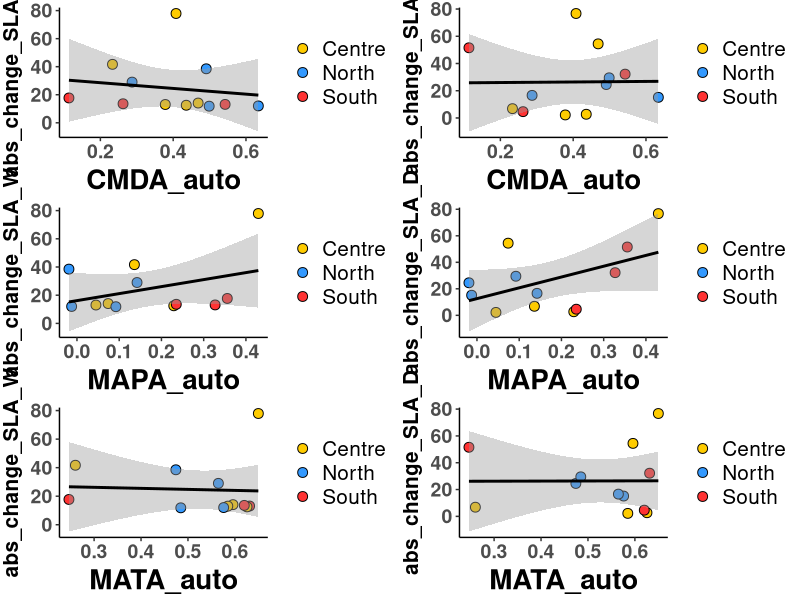
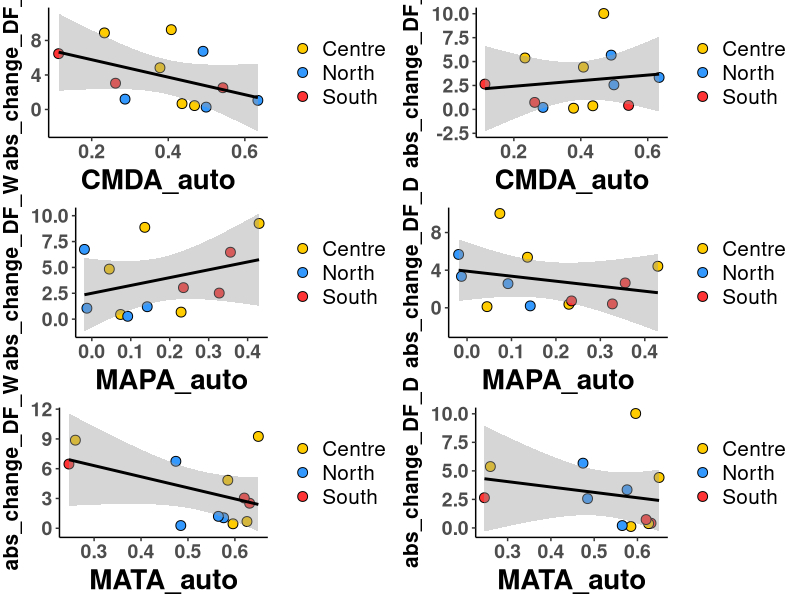

Generate these figures, in order, with R:
##########################################################################################################
## Graph autocorrelation metric per traits
##
## Author Daniel Anstett
## 
##
## Last Modified Feb 17, 2022
##########################################################################################################

# Clear environment
rm(list = ls())

#Import libraries
library(tidyverse)
library(cowplot)

##########################################################################################################
#Import files

z1 <- read.csv("Data/z1.csv", header=T)  #Basic Lat/Long plus headers

#SLA
#CMDA
SLA1<-ggplot(z1, aes(x=CMDA_auto, y=abs_change_SLA_W)) +
  geom_point(aes(fill=Region),size=3, shape=21,color="black")+
  scale_fill_manual(values= c("North"="#3399FF", "Centre"="#FFCC00", "South"="#FF3333")) +
  geom_smooth(method='lm', formula= y~x, color = "black")+
  theme_classic() + theme(axis.text.x = element_text(size=14, face="bold", angle=0,hjust=0.5),
    axis.text.y = element_text(size=14,face="bold"),
    axis.title.x = element_text(color="black", size=20, vjust = 0.5, face="bold"),
    axis.title.y = element_text(color="black", size=15,vjust = 2, face="bold",hjust=0.5))+
  theme(legend.title=element_blank())+
  theme(legend.text = element_text(size=15))

SLA2<-ggplot(z1, aes(x=CMDA_auto, y=abs_change_SLA_D)) +
  geom_point(aes(fill=Region),size=3, shape=21,color="black")+
  scale_fill_manual(values= c("North"="#3399FF", "Centre"="#FFCC00", "South"="#FF3333")) +
  geom_smooth(method='lm', formula= y~x, color = "black")+
  theme_classic() + theme(axis.text.x = element_text(size=14, face="bold", angle=0,hjust=0.5),
                          axis.text.y = element_text(size=14,face="bold"),
                          axis.title.x = element_text(color="black", size=20, vjust = 0.5, face="bold"),
                          axis.title.y = element_text(color="black", size=15,vjust = 2, face="bold",hjust=0.5))+
  theme(legend.title=element_blank())+
  theme(legend.text = element_text(size=15))

#MAPA
SLA3<-ggplot(z1, aes(x=MAPA_auto, y=abs_change_SLA_W)) +
  geom_point(aes(fill=Region),size=3, shape=21,color="black")+
  scale_fill_manual(values= c("North"="#3399FF", "Centre"="#FFCC00", "South"="#FF3333")) +
  geom_smooth(method='lm', formula= y~x, color = "black")+
  theme_classic() + theme(axis.text.x = element_text(size=14, face="bold", angle=0,hjust=0.5),
                          axis.text.y = element_text(size=14,face="bold"),
                          axis.title.x = element_text(color="black", size=20, vjust = 0.5, face="bold"),
                          axis.title.y = element_text(color="black", size=15,vjust = 2, face="bold",hjust=0.5))+
  theme(legend.title=element_blank())+
  theme(legend.text = element_text(size=15))

SLA4<-ggplot(z1, aes(x=MAPA_auto, y=abs_change_SLA_D)) +
  geom_point(aes(fill=Region),size=3, shape=21,color="black")+
  scale_fill_manual(values= c("North"="#3399FF", "Centre"="#FFCC00", "South"="#FF3333")) +
  geom_smooth(method='lm', formula= y~x, color = "black")+
  theme_classic() + theme(axis.text.x = element_text(size=14, face="bold", angle=0,hjust=0.5),
                          axis.text.y = element_text(size=14,face="bold"),
                          axis.title.x = element_text(color="black", size=20, vjust = 0.5, face="bold"),
                          axis.title.y = element_text(color="black", size=15,vjust = 2, face="bold",hjust=0.5))+
  theme(legend.title=element_blank())+
  theme(legend.text = element_text(size=15))

#MATA
SLA5<-ggplot(z1, aes(x=MATA_auto, y=abs_change_SLA_W)) +
  geom_point(aes(fill=Region),size=3, shape=21,color="black")+
  scale_fill_manual(values= c("North"="#3399FF", "Centre"="#FFCC00", "South"="#FF3333")) +
  geom_smooth(method='lm', formula= y~x, color = "black")+
  theme_classic() + theme(axis.text.x = element_text(size=14, face="bold", angle=0,hjust=0.5),
                          axis.text.y = element_text(size=14,face="bold"),
                          axis.title.x = element_text(color="black", size=20, vjust = 0.5, face="bold"),
                          axis.title.y = element_text(color="black", size=15,vjust = 2, face="bold",hjust=0.5))+
  theme(legend.title=element_blank())+
  theme(legend.text = element_text(size=15))

SLA6<-ggplot(z1, aes(x=MATA_auto, y=abs_change_SLA_D)) +
  geom_point(aes(fill=Region),size=3, shape=21,color="black")+
  scale_fill_manual(values= c("North"="#3399FF", "Centre"="#FFCC00", "South"="#FF3333")) +
  geom_smooth(method='lm', formula= y~x, color = "black")+
  theme_classic() + theme(axis.text.x = element_text(size=14, face="bold", angle=0,hjust=0.5),
                          axis.text.y = element_text(size=14,face="bold"),
                          axis.title.x = element_text(color="black", size=20, vjust = 0.5, face="bold"),
                          axis.title.y = element_text(color="black", size=15,vjust = 2, face="bold",hjust=0.5))+
  theme(legend.title=element_blank())+
  theme(legend.text = element_text(size=15))

plot_grid(SLA1,SLA2,SLA3,SLA4,SLA5,SLA6,ncol = 2) #export at 7.5 X 9 


#DF
#CMDA
DF1<-ggplot(z1, aes(x=CMDA_auto, y=abs_change_DF_W)) +
  geom_point(aes(fill=Region),size=3, shape=21,color="black")+
  scale_fill_manual(values= c("North"="#3399FF", "Centre"="#FFCC00", "South"="#FF3333")) +
  geom_smooth(method='lm', formula= y~x, color = "black")+
#  scale_y_continuous(name="change_DF_W", limits=c(0,12))+
  theme_classic() + theme(axis.text.x = element_text(size=14, face="bold", angle=0,hjust=0.5),
                          axis.text.y = element_text(size=14,face="bold"),
                          axis.title.x = element_text(color="black", size=20, vjust = 0.5, face="bold"),
                          axis.title.y = element_text(color="black", size=15,vjust = 2, face="bold",hjust=0.5))+
  theme(legend.title=element_blank())+
  theme(legend.text = element_text(size=15))

DF2<-ggplot(z1, aes(x=CMDA_auto, y=abs_change_DF_D)) +
  geom_point(aes(fill=Region),size=3, shape=21,color="black")+
  scale_fill_manual(values= c("North"="#3399FF", "Centre"="#FFCC00", "South"="#FF3333")) +
  geom_smooth(method='lm', formula= y~x, color = "black")+
# scale_y_continuous(name="change_DF_D", limits=c(0,12))+
  theme_classic() + theme(axis.text.x = element_text(size=14, face="bold", angle=0,hjust=0.5),
                          axis.text.y = element_text(size=14,face="bold"),
                          axis.title.x = element_text(color="black", size=20, vjust = 0.5, face="bold"),
                          axis.title.y = element_text(color="black", size=15,vjust = 2, face="bold",hjust=0.5))+
  theme(legend.title=element_blank())+
  theme(legend.text = element_text(size=15))

#MAPA
DF3<-ggplot(z1, aes(x=MAPA_auto, y=abs_change_DF_W)) +
  geom_point(aes(fill=Region),size=3, shape=21,color="black")+
  scale_fill_manual(values= c("North"="#3399FF", "Centre"="#FFCC00", "South"="#FF3333")) +
  geom_smooth(method='lm', formula= y~x, color = "black")+
#  scale_y_continuous(name="change_DF_W", limits=c(0,12))+
  theme_classic() + theme(axis.text.x = element_text(size=14, face="bold", angle=0,hjust=0.5),
                          axis.text.y = element_text(size=14,face="bold"),
                          axis.title.x = element_text(color="black", size=20, vjust = 0.5, face="bold"),
                          axis.title.y = element_text(color="black", size=15,vjust = 2, face="bold",hjust=0.5))+
  theme(legend.title=element_blank())+
  theme(legend.text = element_text(size=15))

DF4<-ggplot(z1, aes(x=MAPA_auto, y=abs_change_DF_D)) +
  geom_point(aes(fill=Region),size=3, shape=21,color="black")+
  scale_fill_manual(values= c("North"="#3399FF", "Centre"="#FFCC00", "South"="#FF3333")) +
  geom_smooth(method='lm', formula= y~x, color = "black")+
#  scale_y_continuous(name="change_DF_D", limits=c(0,12))+
  theme_classic() + theme(axis.text.x = element_text(size=14, face="bold", angle=0,hjust=0.5),
                          axis.text.y = element_text(size=14,face="bold"),
                          axis.title.x = element_text(color="black", size=20, vjust = 0.5, face="bold"),
                          axis.title.y = element_text(color="black", size=15,vjust = 2, face="bold",hjust=0.5))+
  theme(legend.title=element_blank())+
  theme(legend.text = element_text(size=15))

#MATA
DF5<-ggplot(z1, aes(x=MATA_auto, y=abs_change_DF_W)) +
  geom_point(aes(fill=Region),size=3, shape=21,color="black")+
  scale_fill_manual(values= c("North"="#3399FF", "Centre"="#FFCC00", "South"="#FF3333")) +
  geom_smooth(method='lm', formula= y~x, color = "black")+
#  scale_y_continuous(name="change_DF_W", limits=c(0,12))+
  theme_classic() + theme(axis.text.x = element_text(size=14, face="bold", angle=0,hjust=0.5),
                          axis.text.y = element_text(size=14,face="bold"),
                          axis.title.x = element_text(color="black", size=20, vjust = 0.5, face="bold"),
                          axis.title.y = element_text(color="black", size=15,vjust = 2, face="bold",hjust=0.5))+
  theme(legend.title=element_blank())+
  theme(legend.text = element_text(size=15))

DF6<-ggplot(z1, aes(x=MATA_auto, y=abs_change_DF_D)) +
  geom_point(aes(fill=Region),size=3, shape=21,color="black")+
  scale_fill_manual(values= c("North"="#3399FF", "Centre"="#FFCC00", "South"="#FF3333")) +
  geom_smooth(method='lm', formula= y~x, color = "black")+
 # scale_y_continuous(name="change_DF_D", limits=c(0,12))+
  theme_classic() + theme(axis.text.x = element_text(size=14, face="bold", angle=0,hjust=0.5),
                          axis.text.y = element_text(size=14,face="bold"),
                          axis.title.x = element_text(color="black", size=20, vjust = 0.5, face="bold"),
                          axis.title.y = element_text(color="black", size=15,vjust = 2, face="bold",hjust=0.5))+
  theme(legend.title=element_blank())+
  theme(legend.text = element_text(size=15))

plot_grid(DF1,DF2,DF3,DF4,DF5,DF6,ncol = 2) #export at 7.5 X 9 
